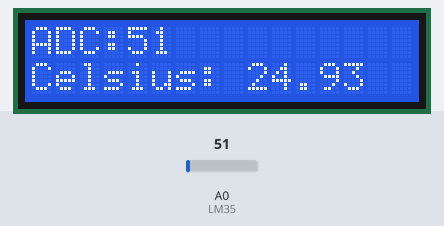
Recording of a sketch running on a simulated Arduino Uno, built with avr-gcc and run on an emulated ATmega328P. Parts: 16×2 character LCD. The inputs (shaded band) are chosen by the test bench; at power-on: A0 (LM35) = 51.

Above: at 2.2 s.
2.3 s: A0 (LM35) set to 61
At 4.3 s:
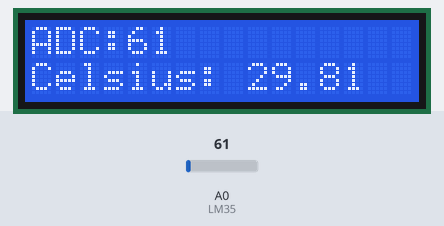
4.6 s: A0 (LM35) set to 71
At 6.3 s:
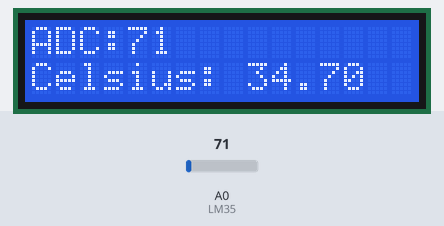
6.6 s: A0 (LM35) set to 86
At 8.2 s:
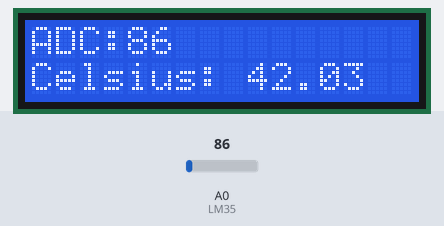
Timing chart, 0 to 9.7 s (numbered marks = the images above; inputs shaded):
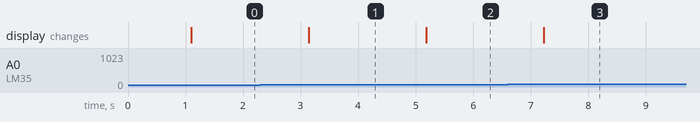

Measured:
- after the input at 2.3 s, the display: changes after 0.84 s (image 1)
- after the input at 4.6 s, the display: changes after 0.58 s (image 2)
- after the input at 6.6 s, the display: changes after 0.63 s (image 3)

The sketch:

Sensor_LM35_LCD_I2C.ino
```cpp
/* Derechos de autor © UNIT Electronics
  Fecha de revisión: 01/07/24*/

/********************************
El sensor LM35 detectara temperatura ambiental en orden de mV, los datos se procesaran para obtener los grados Celsius.
Y posteriormente se mostrará esta información en la pantalla LCD 16X2.
Se requiere de la libreria LiquidCrystal_I2C y Wire
**************************/
#include <Wire.h>
#include <LiquidCrystal_I2C.h>
const int LM35 = A0;                    //Pin de entrada Analógico de datos del LM35
LiquidCrystal_I2C lcd(0x27, 16, 2);    //Crear el objeto lcd dirección 0x27 y 16 columnas x 2 filas
void setup() {
  lcd.init();                           //Inicializar el LCD
  lcd.backlight();                      //Encender la luz de fondo.
  lcd.print("LM35 Y DISPLAY ");         //Escribimos el Mensaje en el LCD.
  delay(1000);
  lcd.clear();                          //limpiamos la pantalla para agregar nuevo mensaje
}
void loop() {
  // la variable temperatura guardará el valor ADC del sensor
  int temperatura = analogRead(LM35);
  //cálculo para convertir el valor ADC a mV, 10mV/°C
  float millivolts = (temperatura / 1023.0) * 5000;
  float celsius = millivolts / 10;      //Conversión de voltaje a grados celsius
  lcd.setCursor(0, 0);                  //colocamos el cursor en la posición columna, fila (0,0)
  lcd.print("ADC:");                    //escribimos mensaje donde daremos a conocer el valor crudo de entrada del pin analógico
  lcd.print(temperatura);               //impresión del valor del sensor sin conversión
  lcd.setCursor(0, 1);                 //colocamos el cursor en la posición columna, fila (0,1)
  lcd.print("Celsius: ");               //escribimos mensaje
  lcd.print(celsius);                   //impresión del valor de temperatura en celsius
  delay(1000);                          // esperamos 1 min para nueva medición
}
```
